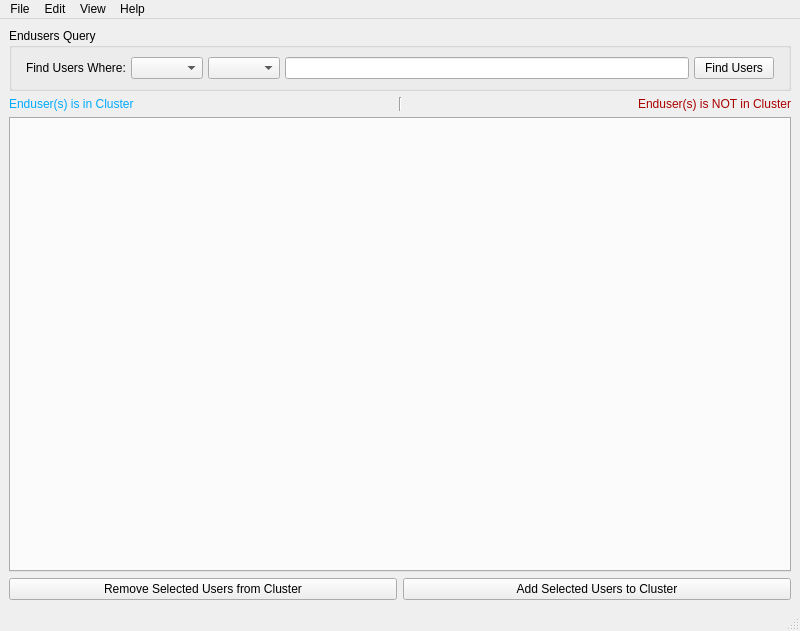
<?xml version="1.0" encoding="UTF-8"?>
<ui version="4.0">
 <class>TabbedMainWindow</class>
 <widget class="QMainWindow" name="TabbedMainWindow">
  <property name="geometry">
   <rect>
    <x>0</x>
    <y>0</y>
    <width>800</width>
    <height>631</height>
   </rect>
  </property>
  <property name="windowTitle">
   <string>MainWindow</string>
  </property>
  <widget class="QWidget" name="centralwidget">
   <layout class="QVBoxLayout" name="verticalLayout">
    <item>
     <widget class="QGroupBox" name="groupBoxQuery">
      <property name="title">
       <string>Endusers Query</string>
      </property>
      <layout class="QHBoxLayout" name="horizontalLayout_3">
       <item>
        <layout class="QHBoxLayout" name="horizontalLayoutQuery">
         <property name="spacing">
          <number>5</number>
         </property>
         <property name="leftMargin">
          <number>5</number>
         </property>
         <property name="rightMargin">
          <number>5</number>
         </property>
         <item>
          <widget class="QLabel" name="labelFindUsers">
           <property name="text">
            <string>Find Users Where:</string>
           </property>
          </widget>
         </item>
         <item>
          <widget class="QComboBox" name="comboBoxQueryType"/>
         </item>
         <item>
          <widget class="QComboBox" name="comboBoxQueryParameter"/>
         </item>
         <item>
          <widget class="QLineEdit" name="lineEditQueryData"/>
         </item>
         <item>
          <widget class="QPushButton" name="pushButtonFindUsers">
           <property name="text">
            <string>Find Users</string>
           </property>
          </widget>
         </item>
        </layout>
       </item>
      </layout>
     </widget>
    </item>
    <item>
     <layout class="QHBoxLayout" name="horizontalLayout">
      <item>
       <widget class="QLabel" name="labelExists">
        <property name="text">
         <string>&lt;html&gt;&lt;head/&gt;&lt;body&gt;&lt;p&gt;&lt;span style=&quot; color:#00aaff;&quot;&gt;Enduser(s) is in Cluster&lt;/span&gt;&lt;/p&gt;&lt;/body&gt;&lt;/html&gt;</string>
        </property>
       </widget>
      </item>
      <item>
       <widget class="Line" name="line">
        <property name="orientation">
         <enum>Qt::Vertical</enum>
        </property>
       </widget>
      </item>
      <item>
       <widget class="QLabel" name="labelNotExists">
        <property name="layoutDirection">
         <enum>Qt::LeftToRight</enum>
        </property>
        <property name="inputMethodHints">
         <set>Qt::ImhNone</set>
        </property>
        <property name="text">
         <string>&lt;html&gt;&lt;head/&gt;&lt;body&gt;&lt;p&gt;&lt;span style=&quot; color:#aa0000;&quot;&gt;Enduser(s) is NOT in Cluster&lt;/span&gt;&lt;/p&gt;&lt;/body&gt;&lt;/html&gt;</string>
        </property>
        <property name="alignment">
         <set>Qt::AlignRight|Qt::AlignTrailing|Qt::AlignVCenter</set>
        </property>
       </widget>
      </item>
     </layout>
    </item>
    <item>
     <widget class="QTabWidget" name="tabWidgetClusters">
      <property name="enabled">
       <bool>true</bool>
      </property>
      <property name="tabShape">
       <enum>QTabWidget::Rounded</enum>
      </property>
      <property name="currentIndex">
       <number>-1</number>
      </property>
      <property name="elideMode">
       <enum>Qt::ElideNone</enum>
      </property>
      <property name="tabsClosable">
       <bool>false</bool>
      </property>
      <property name="movable">
       <bool>true</bool>
      </property>
      <property name="tabBarAutoHide">
       <bool>false</bool>
      </property>
     </widget>
    </item>
    <item>
     <layout class="QHBoxLayout" name="horizontalLayout_2">
      <item>
       <widget class="QPushButton" name="btnRemoveUsers">
        <property name="text">
         <string>Remove Selected Users from Cluster</string>
        </property>
       </widget>
      </item>
      <item>
       <widget class="QPushButton" name="btnAddUsers">
        <property name="text">
         <string>Add Selected Users to Cluster</string>
        </property>
       </widget>
      </item>
     </layout>
    </item>
   </layout>
  </widget>
  <widget class="QMenuBar" name="menubar">
   <property name="geometry">
    <rect>
     <x>0</x>
     <y>0</y>
     <width>800</width>
     <height>21</height>
    </rect>
   </property>
   <widget class="QMenu" name="menuFile">
    <property name="title">
     <string>File</string>
    </property>
    <addaction name="actionBack_to_Cluster_Management"/>
    <addaction name="separator"/>
    <addaction name="actionExit"/>
   </widget>
   <widget class="QMenu" name="menuEdit">
    <property name="title">
     <string>Edit</string>
    </property>
    <addaction name="actionAdd_selected_Endusers_to_Cluster"/>
    <addaction name="actionRemove_selected_Endusers_from_Cluster"/>
    <addaction name="separator"/>
    <addaction name="actionRemove_Endusers_from_all_other_Clusters"/>
   </widget>
   <widget class="QMenu" name="menuView">
    <property name="title">
     <string>View</string>
    </property>
    <addaction name="actionSwitch_to_Tree"/>
    <addaction name="separator"/>
    <addaction name="actionLogs"/>
    <addaction name="separator"/>
    <addaction name="actionEnduser_owned_Devices"/>
   </widget>
   <widget class="QMenu" name="menuHelp">
    <property name="title">
     <string>Help</string>
    </property>
    <addaction name="actionView_Help_CTRL_SHIFT_F1"/>
    <addaction name="separator"/>
    <addaction name="actionFeedback"/>
    <addaction name="actionView_Site"/>
    <addaction name="actionProduct_Registration"/>
    <addaction name="actionTechnical_Support"/>
    <addaction name="separator"/>
    <addaction name="actionAbout_CMClusters_CTRL_F1"/>
   </widget>
   <addaction name="menuFile"/>
   <addaction name="menuEdit"/>
   <addaction name="menuView"/>
   <addaction name="menuHelp"/>
  </widget>
  <widget class="QStatusBar" name="statusbar"/>
  <action name="actionBack_to_Cluster_Management">
   <property name="text">
    <string>Back to Cluster Management</string>
   </property>
  </action>
  <action name="actionExit">
   <property name="text">
    <string>Exit</string>
   </property>
  </action>
  <action name="actionAdd_selected_Endusers_to_Cluster">
   <property name="text">
    <string>Add selected Endusers to Cluster</string>
   </property>
  </action>
  <action name="actionView_Help_CTRL_SHIFT_F1">
   <property name="text">
    <string>View Help (CTRL+SHIFT+F1)</string>
   </property>
  </action>
  <action name="actionFeedback">
   <property name="text">
    <string>Feedback</string>
   </property>
  </action>
  <action name="actionView_Site">
   <property name="text">
    <string>View Site</string>
   </property>
  </action>
  <action name="actionProduct_Registration">
   <property name="text">
    <string>Product Registration</string>
   </property>
  </action>
  <action name="actionAbout_CMClusters_CTRL_F1">
   <property name="text">
    <string>About CMClusters (CTRL+F1)</string>
   </property>
  </action>
  <action name="actionSwitch_to_Tree">
   <property name="text">
    <string>Switch to Tree View</string>
   </property>
  </action>
  <action name="actionLogs">
   <property name="text">
    <string>Logs...</string>
   </property>
  </action>
  <action name="actionRemove_selected_Endusers_from_Cluster">
   <property name="text">
    <string>Remove selected Endusers from Cluster</string>
   </property>
  </action>
  <action name="actionRemove_Endusers_from_all_other_Clusters">
   <property name="text">
    <string>Remove Endusers from all other Clusters</string>
   </property>
  </action>
  <action name="actionEnduser_owned_Devices">
   <property name="text">
    <string>Enduser owned Devices</string>
   </property>
  </action>
  <action name="actionTechnical_Support">
   <property name="text">
    <string>Technical Support</string>
   </property>
  </action>
 </widget>
 <resources/>
 <connections/>
</ui>
